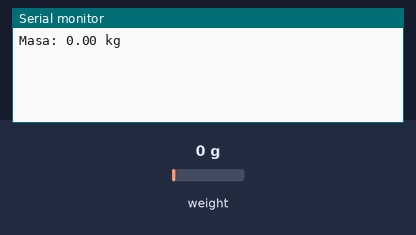
A sketch run on a simulated Arduino Uno, built with avr-gcc and run on an emulated ATmega328P. On the bench: the last lines printed to the serial monitor. The inputs (shaded band) are chosen by the test bench; at power-on: weight on the scale 0 g.

Above: at 2.2 s.
2.3 s: weight on the scale set to 100 g
At 4.6 s:
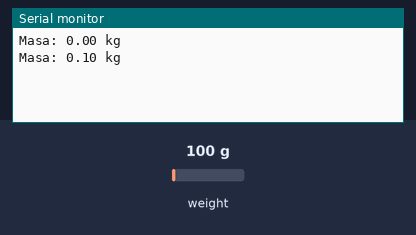
4.8 s: weight on the scale set to 1250 g
At 6.8 s:
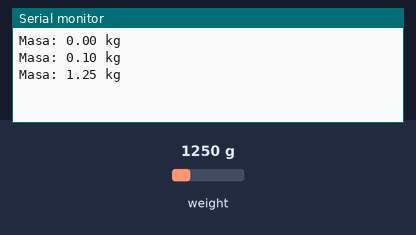
Timing chart, 0 to 8.3 s (numbered marks = the images above; inputs shaded):
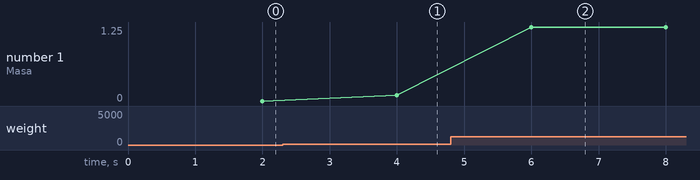

The sketch:

pesotester.ino
```cpp
#include "HX711.h"

#define DT 40
#define SCK 41

HX711 scale;

float factor_calibracion = 83500; // EJEMPLO

void setup() {
  Serial.begin(9600);
  scale.begin(DT, SCK);

  scale.set_scale(factor_calibracion);
  scale.tare();
}

void loop() {
  float masa = scale.get_units(10);

  Serial.print("Masa: ");
  Serial.print(masa);
  Serial.println(" kg");

  delay(1000);
}
```

Measured:
- after the input at 2.3 s, the serial monitor: prints a new line after 1.7 s (image 1)
- after the input at 4.8 s, the serial monitor: prints a new line after 1.2 s (image 2)
- plotted number 1: 0 → 0.1 after the input at 2.3 s, 0.1 → 1.25 after the input at 4.8 s
